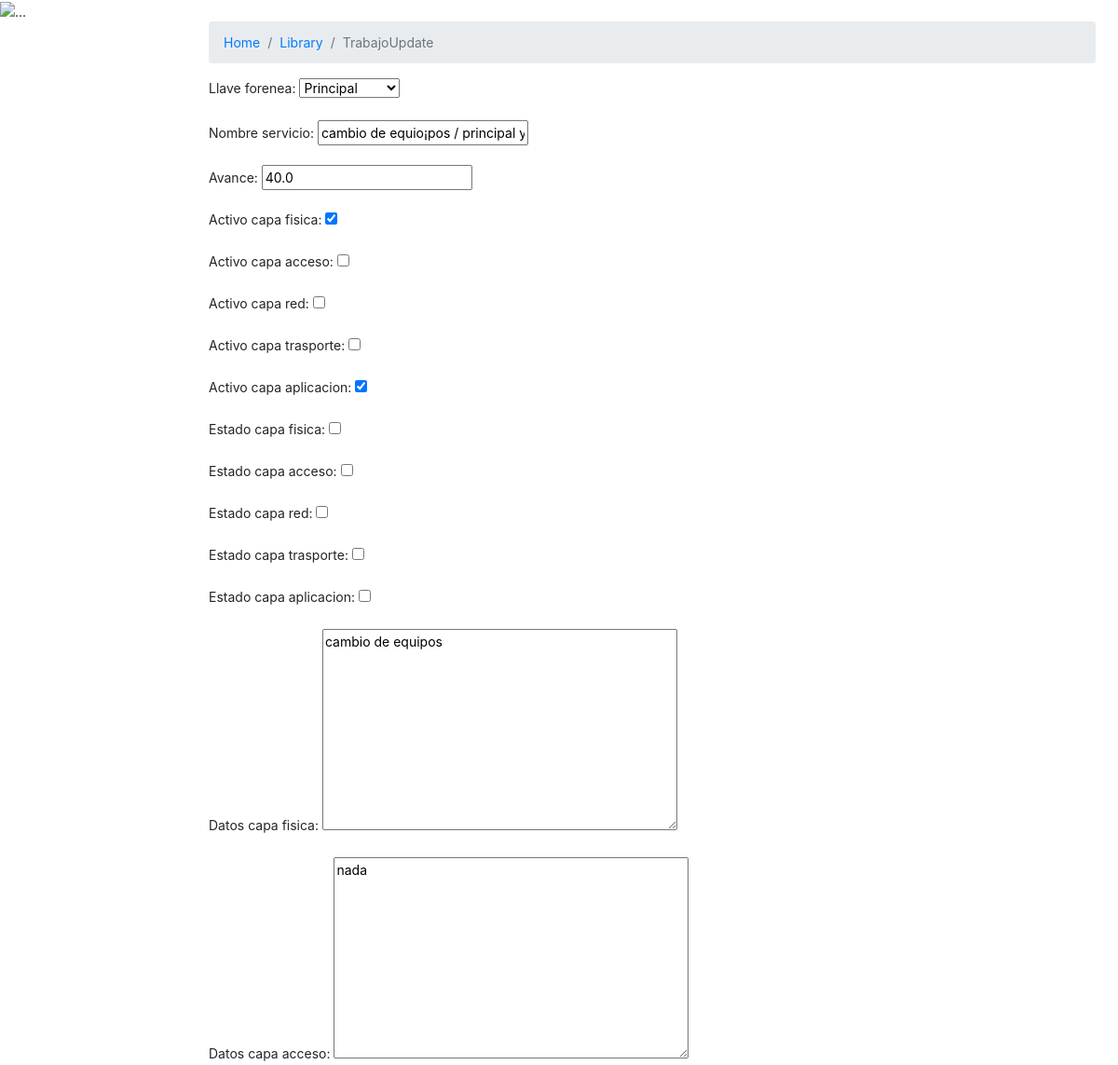
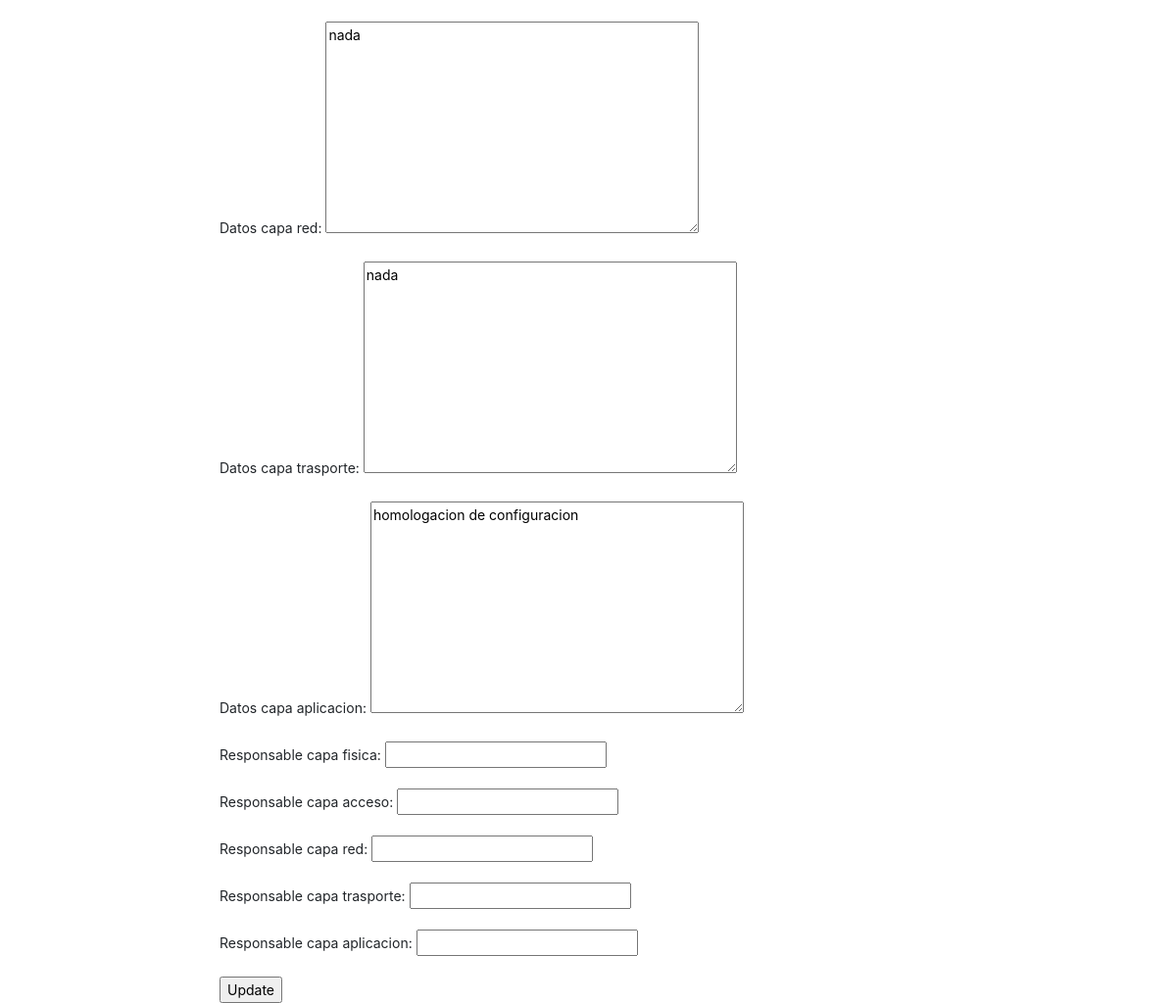
Before: /polls/4/trabajoUpdate/ with the older database file (2 pictures, top to bottom).
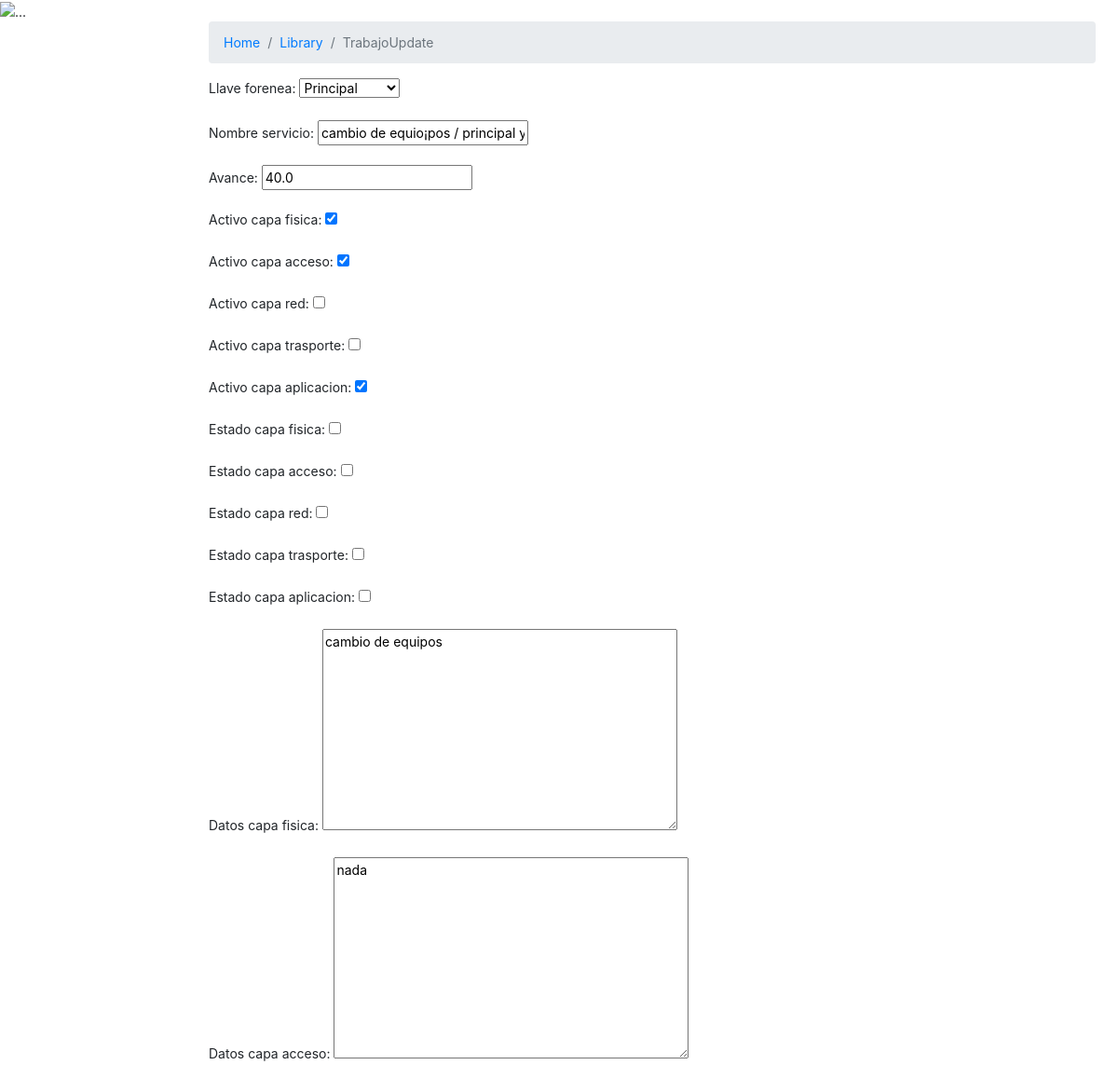
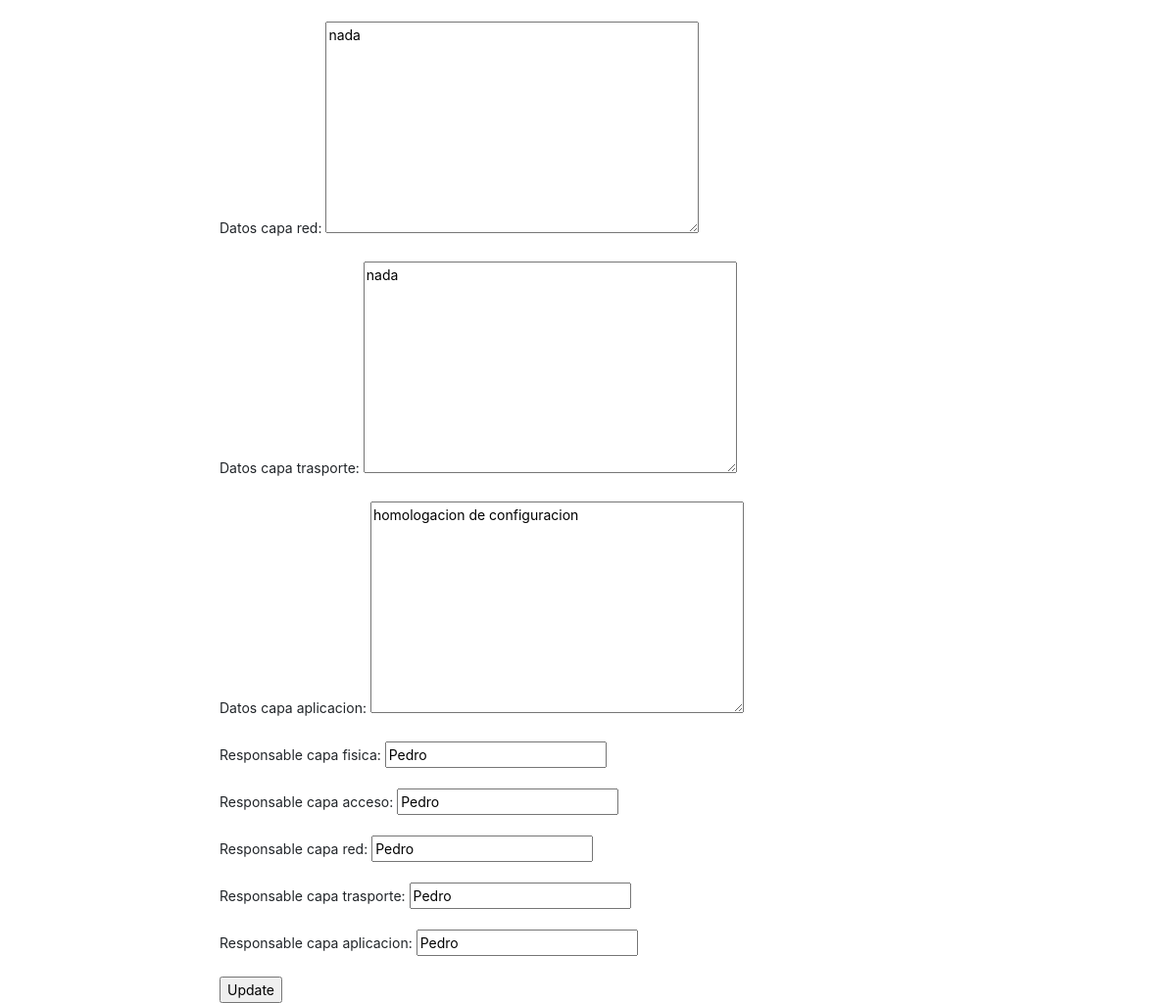
After: the same page with the newer database file (2 pictures, top to bottom).
### polls/models.py (models this page shows, shortened)
class Trabajo(models.Model):
    llave_forenea = models.ForeignKey(Sede, on_delete=models.CASCADE, default='0')
    nombre_servicio = models.CharField(max_length=100, default='')
    avance = models.FloatField(default=0)
    activo_capa_fisica = models.BooleanField(default=False)
    activo_capa_acceso = models.BooleanField(default=False)
    activo_capa_red = models.BooleanField(default=False)
    activo_capa_trasporte = models.BooleanField(default=False)
    activo_capa_aplicacion = models.BooleanField(default=False)
    estado_capa_fisica = models.BooleanField(default=False)
    estado_capa_acceso = models.BooleanField(default=False)
    estado_capa_red = models.BooleanField(default=False)
    estado_capa_trasporte = models.BooleanField(default=False)
    estado_capa_aplicacion = models.BooleanField(default=False)
    datos_capa_fisica = models.TextField(default='')
    datos_capa_acceso = models.TextField(default='')
    datos_capa_red = models.TextField(default='')
    datos_capa_trasporte = models.TextField(default='')
    datos_capa_aplicacion = models.TextField(default='')
    responsable_capa_fisica = models.CharField(max_length=100, default='')
    responsable_capa_acceso = models.CharField(max_length=100, default='')
    responsable_capa_red = models.CharField(max_length=100, default='')
    responsable_capa_trasporte = models.CharField(max_length=100, default='')
    responsable_capa_aplicacion = models.CharField(max_length=100, default='')

### polls/views.py (the view)
# urls.py: path('<int:pk>/trabajoUpdate/', views.TrabajoUpdate.as_view(), name='trabajoUpdate'),
class TrabajoUpdate(UpdateView):
    model = Trabajo
    fields = '__all__' # ['name']
    template_name_suffix = '_update_form'

### polls/models.py (called while the page is built)
    def __str__(self):
        return self.nombre

### polls/templates/polls/trabajo_update_form.html (shortened to what this page needs)
{% extends "base_2.html" %}
{% load static %}
{% block identificador %}
TrabajoUpdate
{% endblock %}
{% block bloque_1 %}
<form method="post">{% csrf_token %}
    {{ form.as_p }}
    <input type="submit" value="Update">
</form>
{% endblock %}

Changed rows visible on the page:
changed Trabajo "Principal": activo_capa_acceso "☐" → "☑"; responsable_capa_fisica (not shown) → "Pedro"; responsable_capa_acceso (not shown) → "Pedro"; responsable_capa_red (not shown) → "Pedro"; responsable_capa_trasporte (not shown) → "Pedro"; responsable_capa_aplicacion (not shown) → "Pedro"
